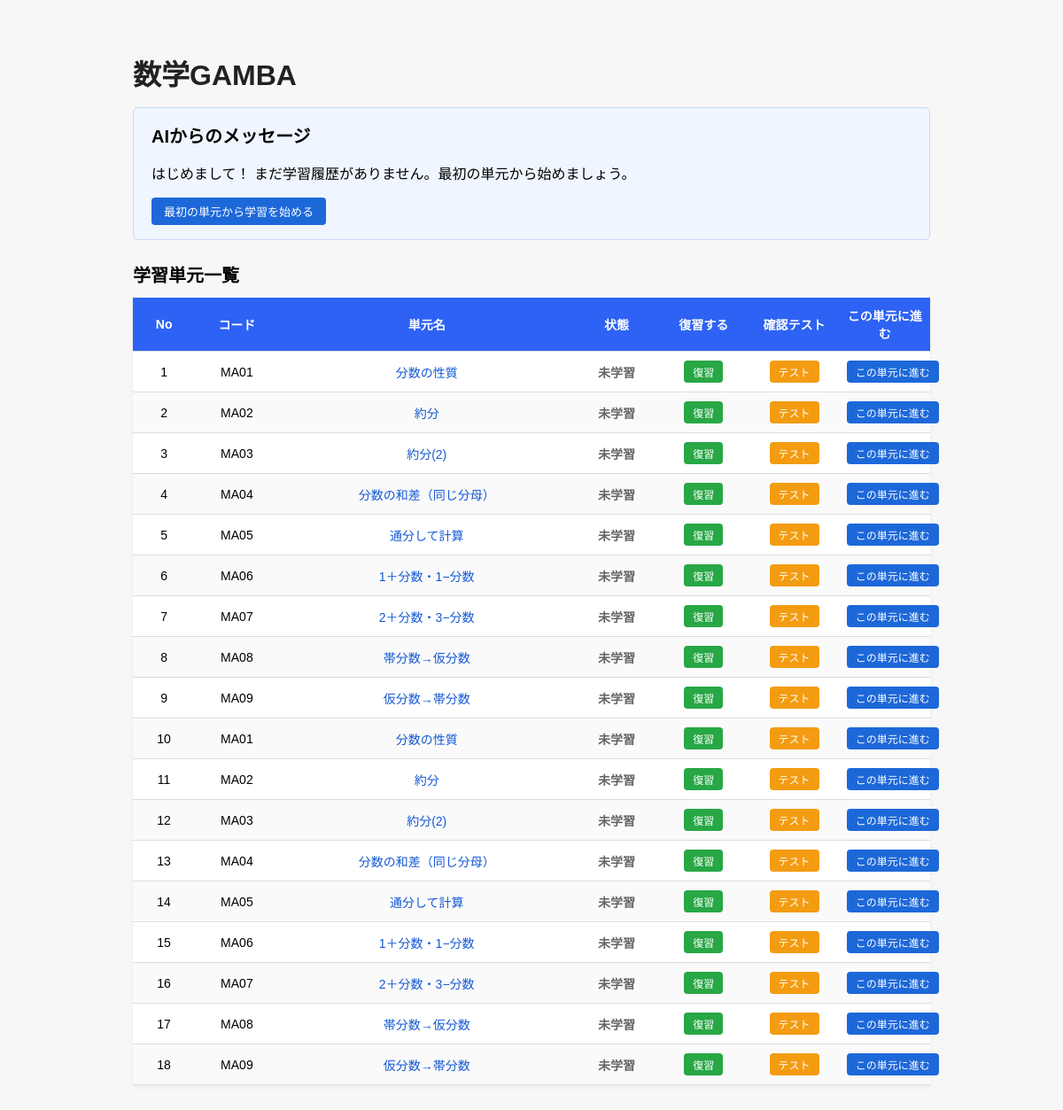
The page / on the database its author committed.
### tables this page shows
CREATE TABLE units (
            id INTEGER PRIMARY KEY AUTOINCREMENT,
            code TEXT NOT NULL,
            title TEXT NOT NULL
        );

### app/routes.py (the view)
@app.route("/")
def math_home():
    student_id = 1  # 仮：太郎さん（ログイン実装後に置き換え）
    units = get_all_units()
    progress = get_student_progress(student_id)  # ない場合は None
    return render_template("index.html", units=units, progress=progress)

### app/models.py (called while the page is built, shortened)
def get_connection():
    conn = sqlite3.connect(DB_PATH)
    return conn

def get_all_units():
    conn = get_connection()
    cur = conn.cursor()
    cur.execute("SELECT code, title FROM units ORDER BY id")
    rows = cur.fetchall()
    conn.close()
    return [{"code": r[0], "title": r[1]} for r in rows]

def get_student_progress(student_id=1):
    conn = get_connection()
    cur = conn.cursor()
    cur.execute("""
        SELECT student_id, student_name, last_unit_code,
               last_unit_name, last_action, last_date
        FROM student_progress
        WHERE student_id = ?
        ORDER BY id DESC
        LIMIT 1
    """, (student_id,))
    row = cur.fetchone()
    conn.close()
    if row is None:
        return None

### app/templates/index.html (shortened to what this page needs)
<!DOCTYPE html>
<html lang="ja">
<head>
    <link rel="stylesheet" href="{{ url_for('static', filename='css/styles.css') }}">
</head>
<body>
<div class="container">
    <h1>数学GAMBA</h1>
    <section class="ai-message">
        <h2>AIからのメッセージ</h2>
        {% if progress %}
            <p>
                {{ progress["student_name"] }}さん、前回は「{{ progress["last_unit_name"] }}（{{ progress["last_unit_code"] }}）」の
                {{ progress["last_action"] }}をしました。（{{ progress["last_date"] }}）<br>
                今日はどうしますか？
            </p>
            <div class="ai-buttons">
                <button class="btn btn-secondary">前回の単元を復習する</button>
                <button class="btn btn-test">前回の確認テストをやり直す</button>
                <button class="btn btn-primary">次の単元に進む</button>
            </div>
        {% else %}
            <p>
                はじめまして！ まだ学習履歴がありません。最初の単元から始めましょう。
            </p>
            <div class="ai-buttons">
                <button class="btn btn-primary">最初の単元から学習を始める</button>
            </div>
        {% endif %}
    </section>
    <h2>学習単元一覧</h2>
    <table class="unit-table">
        <thead>
            <tr>
                <th>No</th>
                <th>コード</th>
                <th>単元名</th>
                <th>状態</th>
                <th>復習する</th>
                <th>確認テスト</th>
                <th>この単元に進む</th>
            </tr>
        </thead>
       <tbody>
    {% for u in units %}
    <tr>
        <td>{{ loop.index }}</td>
        <td>{{ u["code"] }}</td>
        <td class="unit-title-cell">
            <a href="{{ url_for('unit_page', code=u['code']) }}">{{ u["title"] }}</a>
        </td>
        <td class="status-cell">未学習</td>
        <td>
            <a href="#" class="btn btn-secondary btn-sm">復習</a>
        </td>
        <td>
            <a href="#" class="btn btn-test btn-sm">テスト</a>
        </td>
        <td>
            <a href="{{ url_for('unit_page', code=u['code']) }}" class="btn btn-primary btn-sm">
                この単元に進む
            </a>
        </td>
    </tr>
    {% endfor %}
</tbody>
    </table>
</div>
</body>
</html>

### app/static/css/styles.css (style rules this page uses)
body { font-family: "Meiryo", sans-serif; background: #f7f7f7; padding: 30px; }
.container { width: 900px; margin: 0 auto; }
h1 { font-size: 32px; margin-bottom: 16px; color: #222; }
h2 { font-size: 20px; margin: 20px 0 12px 0; }
.ai-message { background: #f0f6ff; border: 1px solid #c5d7ff; padding: 16px 20px; margin: 0 0 24px 0; border-radius: 6px; }
.ai-message h2 { margin-top: 0; font-size: 20px; }
.ai-buttons { margin-top: 12px; display: flex; gap: 12px; flex-wrap: wrap; }
.unit-table { width: 100%; border-collapse: collapse; background: #ffffff; box-shadow: 0 2px 6px rgba(0,0,0,0.08); }
.unit-table th { background: #2d62f4; color: #ffffff; padding: 10px; font-size: 16px; }
.unit-table td { padding: 8px 10px; border-bottom: 1px solid #e0e0e0; font-size: 14px; }
.unit-table tr:nth-child(even) { background: #fafafa; }
.unit-title-cell a { text-decoration: none; color: #1459d6; font-weight: 500; }
.status-cell { text-align: center; color: #666; }
.btn { display: inline-block; padding: 6px 14px; border-radius: 4px; border: none; font-size: 13px; cursor: pointer; text-decoration: none; }
.btn-sm { padding: 4px 10px; font-size: 12px; }
.btn-primary { background: #2d62f4; color: #fff; }
.btn-secondary { background: #4caf50; color: #fff; }
.btn-test { background: #ff9800; color: #fff; }
.unit-table { width: 100%; border-collapse: collapse; background: #ffffff; box-shadow: 0 2px 6px rgba(0,0,0,0.05); table-layout: fixed; }
.unit-table th, .unit-table td { padding: 10px 8px; border-bottom: 1px solid #ddd; font-size: 14px; text-align: center; }
.unit-table th { background: #2d62f4; color: #fff; }
.unit-table th:nth-child(1), .unit-table td:nth-child(1) { width: 7%; }
.unit-table th:nth-child(2), .unit-table td:nth-child(2) { width: 10%; }
.unit-table th:nth-child(3), .unit-table td:nth-child(3) { width: 40%; }
.unit-table th:nth-child(4), .unit-table td:nth-child(4) { width: 10%; }
.unit-table th:nth-child(5), .unit-table td:nth-child(5), .unit-table th:nth-child(6), .unit-table td:nth-child(6), .unit-table th:nth-child(7), .unit-table td:nth-child(7) { width: 11%; }
.unit-title-cell { text-align: left; }
.status-cell { font-weight: bold; }
.btn { display: inline-block; padding: 6px 14px; border-radius: 4px; font-size: 13px; text-decoration: none; border: none; cursor: pointer; color: #fff; white-space: nowrap; }
.btn-primary { background: #1d68d9; }
.btn-secondary { background: #28a745; }
.btn-test { background: #f39c12; }

### rows shown on the page
units: code "MA01", title "分数の性質"
units: code "MA02", title "約分"
units: code "MA03", title "約分(2)"
units: code "MA04", title "分数の和差（同じ分母）"
units: code "MA05", title "通分して計算"
units: code "MA06", title "1＋分数・1−分数"
units: code "MA07", title "2＋分数・3−分数"
units: code "MA08", title "帯分数→仮分数"
units: code "MA09", title "仮分数→帯分数"
units: code "MA01", title "分数の性質"
units: code "MA02", title "約分"
units: code "MA03", title "約分(2)"
units: code "MA04", title "分数の和差（同じ分母）"
units: code "MA05", title "通分して計算"
units: code "MA06", title "1＋分数・1−分数"
units: code "MA07", title "2＋分数・3−分数"
units: code "MA08", title "帯分数→仮分数"
units: code "MA09", title "仮分数→帯分数"
